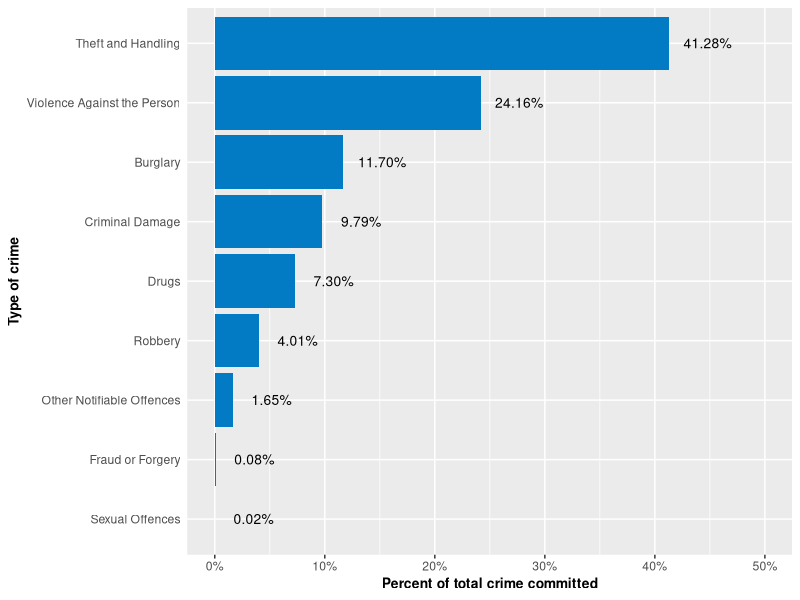

Reproduce this figure in R.
## ---- chunk 1
knitr::opts_chunk$set(echo = TRUE)

library(tidyverse)
## ---- chunk 2
crime <- read_csv('ldn_crime.csv')
## ---- chunk 3
# change dataset for plot
total_crime <- crime %>% 
  group_by(major_category) %>% 
  summarise(total = sum(num_crime)) %>%
  mutate(percentage = round(total / sum(total), digits = 4))

# Make bar plot
ggplot(total_crime, 
       aes(x = reorder(major_category, percentage), y = percentage)) + 
  geom_col(fill = "#037ac4") +
  geom_text(aes(label = scales::percent(percentage),
                y= percentage), nudge_y = 0.035, size = 3.5) +
  coord_flip() +
  labs(x = 'Type of crime', y = 'Percent of total crime committed') +
  scale_y_continuous(limits = c(0,0.5), labels = scales::percent) +
  theme(
    axis.title = element_text(size = 10, face = "bold"),
    axis.ticks.y = element_blank()
  )
